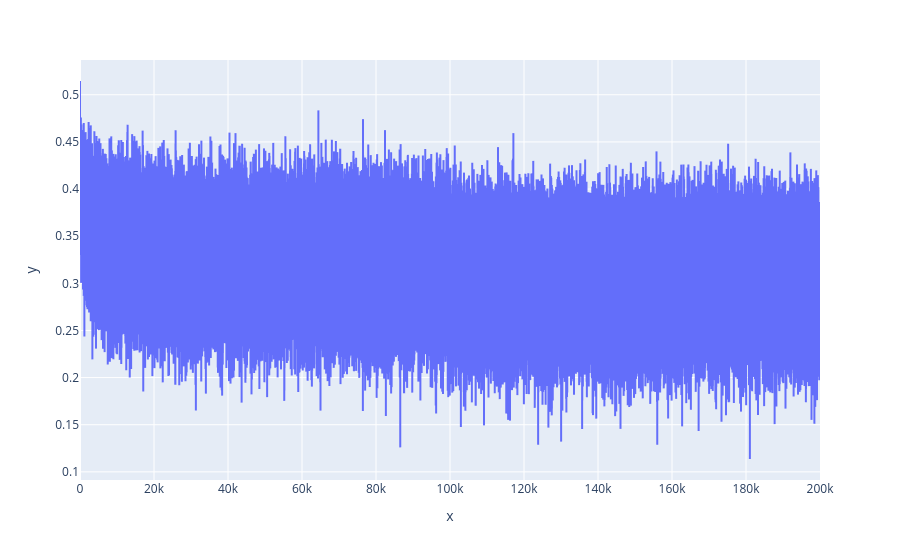

Here is the notebook cell this chart was saved with:
### Code cell
px.line(x=stepi, y=lossi)

### Figure 1 — Plotly figure (JSON) as saved in the notebook; plotly's stock layout.template omitted (floating-point values rounded to 4 significant figures; data arrays with more than 128 entries replaced by an {"elided": "..."} marker saying what was removed)
{"data": [{"hovertemplate": "x=%{x}<br>y=%{y}<extra></extra>", "legendgroup": "", "line": {"color": "#636efa", "dash": "solid"}, "marker": {"symbol": "circle"}, "mode": "lines", "name": "", "showlegend": false, "type": "scattergl", "x": {"elided": "200000 int values"}, "xaxis": "x", "y": {"elided": "200000 float values"}, "yaxis": "y"}], "layout": {"legend": {"tracegroupgap": 0}, "margin": {"t": 60}, "xaxis": {"anchor": "y", "domain": [0, 1], "title": {"text": "x"}}, "yaxis": {"anchor": "x", "domain": [0, 1], "title": {"text": "y"}}}}
